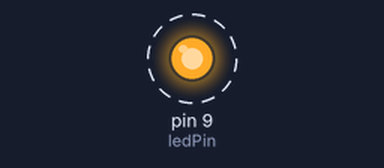
A sketch run on a simulated Arduino Uno, built with avr-gcc and run on an emulated ATmega328P. On the bench: output pins drawn as LEDs (lit = HIGH). Dashed ring = blinking.

Above: at 0.5 s.
Timing chart, 0 to 4.6 s (numbered marks = the images above):
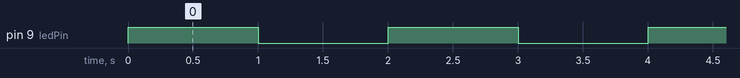

The sketch:

02-a-led.ino
```cpp
const int ledPin = 9;

void setup() {
  Serial.begin(9600);
  pinMode(ledPin, OUTPUT);
}

void loop() {
  digitalWrite(ledPin,1);
  delay(1000);
  digitalWrite(ledPin,0);
  delay(1000);
}
```

Measured:
- by itself, pin 9 (ledPin): alternates HIGH for 1.0 s and LOW for 1.0 s
